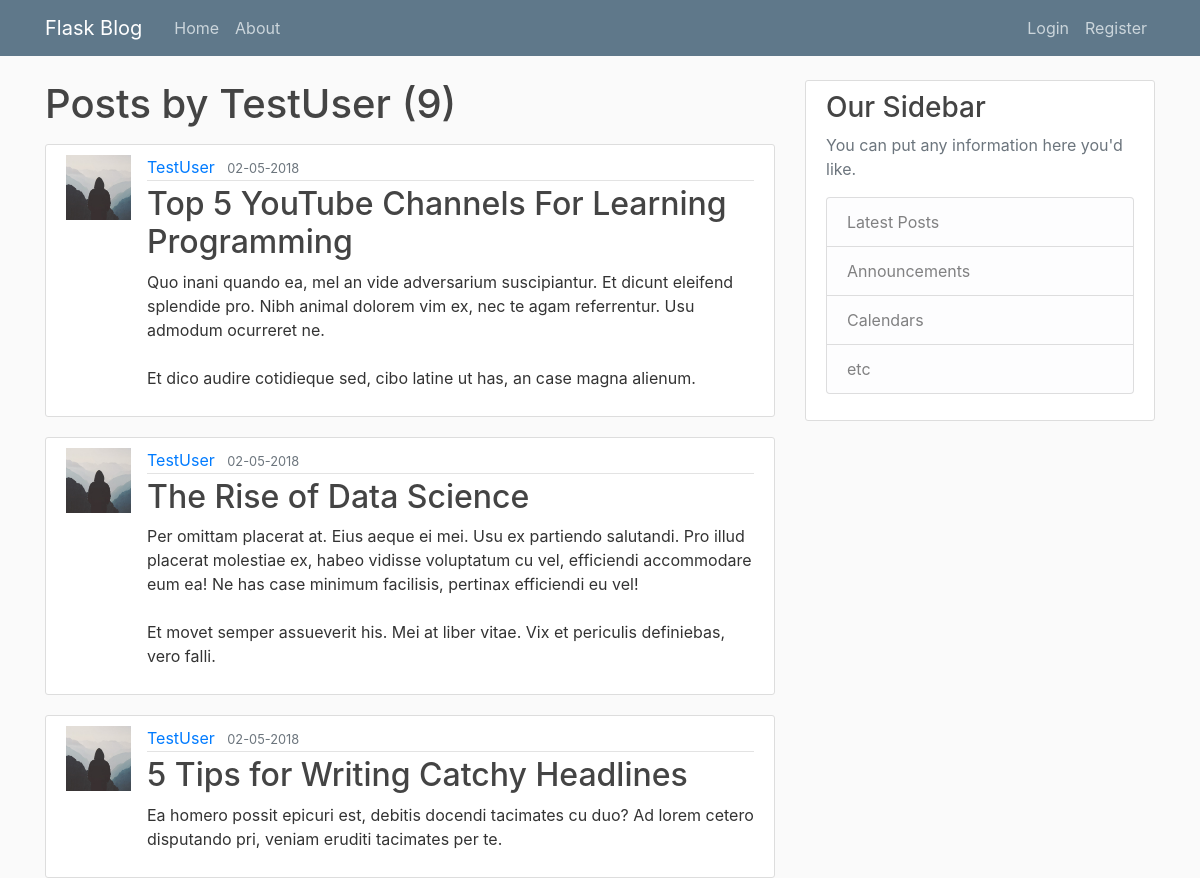
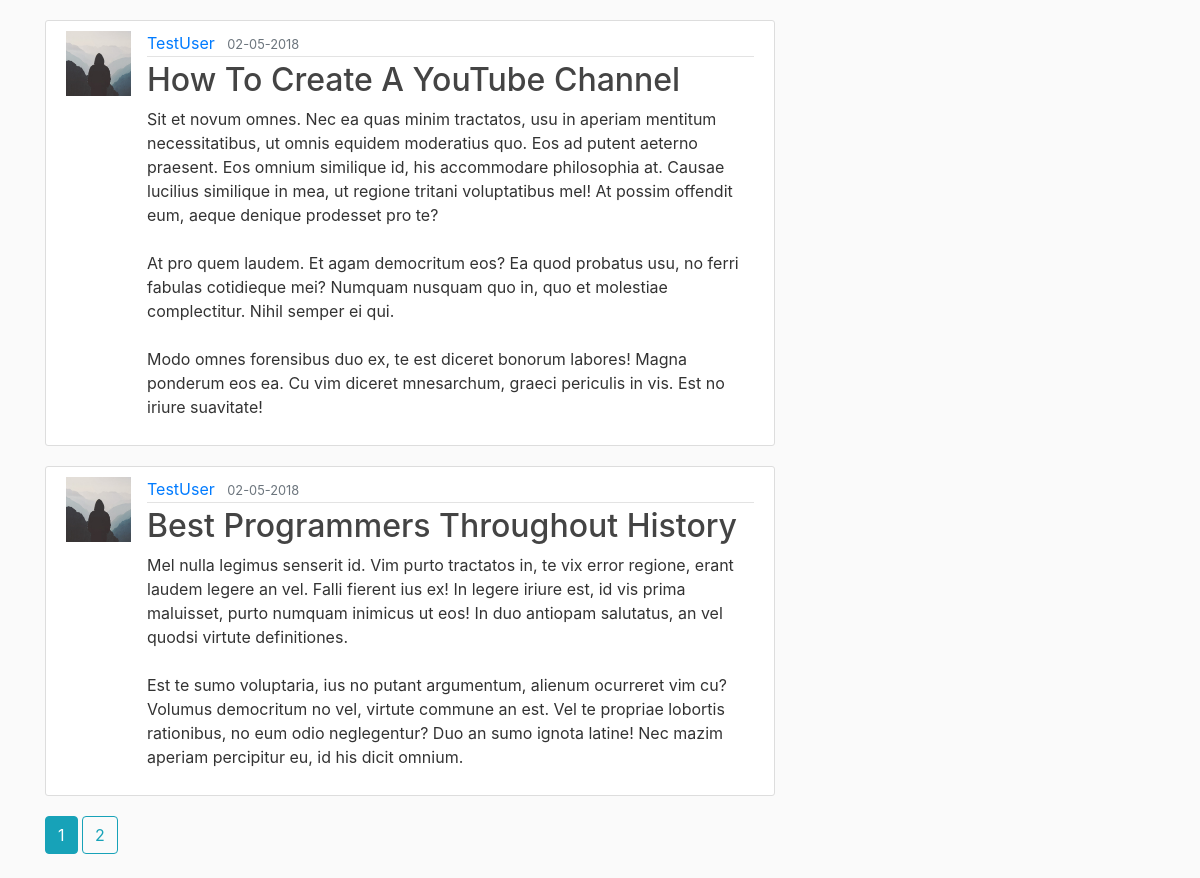
Page /user/TestUser on the committed database (2 pictures, top to bottom).
### flaskblog/models.py (models this page shows, shortened)
class User(db.Model, UserMixin):
    id = db.Column(db.Integer, primary_key=True)
    username = db.Column(db.String(20), unique=True, nullable=False)
    email = db.Column(db.String(120), unique=True, nullable=False)
    image_file = db.Column(db.String(20), nullable=False, default='default.jpg')
    password = db.Column(db.String(60), nullable=False)
    posts = db.relationship('Post', backref='author', lazy=True)

class Post(db.Model):
    id = db.Column(db.Integer, primary_key=True)
    title = db.Column(db.String(100), nullable=False)
    date_posted = db.Column(db.DateTime, nullable=False, default=datetime.utcnow)
    content = db.Column(db.Text, nullable=False)
    user_id = db.Column(db.Integer, db.ForeignKey('user.id'), nullable=False)

### flaskblog/users/routes.py (the view)
@users.route('/user/<string:username>')
def user_posts(username):
    page = request.args.get('page', 1, type=int)
    user = User.query.filter_by(username=username).first_or_404()
    posts = Post.query.filter_by(author=user) \
        .order_by(Post.date_posted.desc()) \
        .paginate(page=page, per_page=5)
    return render_template('user_posts.html', posts=posts, user=user)

### flaskblog/templates/user_posts.html
{% extends "layout.html" %}
{% block content %}
<h1 class="mb-3">Posts by {{ user.username }} ({{ posts.total }})</h1>
{% for post in posts.items %}
<article class="media content-section">
    <img src="{{ url_for('static', filename='profile_pics/' + post.author.image_file) }}" alt="profile picture"
        class="rouded-circle article-img">
    <div class="media-body">
        <div class="article-metadata">
            <a class="mr-2" href="{{ url_for('users.user_posts', username=post.author.username) }}">{{ post.author.username }}</a>
            <small class="text-muted">{{ post.date_posted.strftime('%d-%m-%Y') }}</small>
        </div>
        <h2><a class="article-title" href="{{ url_for('posts.post', post_id=post.id) }}">{{ post.title }}</a></h2>
        <p class="article-content">{{ post.content }}</p>
    </div>
</article>
{% endfor %}
{% for page_num in posts.iter_pages(left_edge=1, right_edge=1, left_current=2, right_current=2) %}
    {% if page_num %}
        {% if posts.page == page_num %}
            <a class="btn btn-info mb-4" href="{{ url_for('users.user_posts', username=user.username, page=page_num) }}">{{ page_num }}</a>
        {% else %}
            <a class="btn btn-outline-info mb-4" href="{{ url_for('users.user_posts', username=user.username, page=page_num) }}">{{ page_num }}</a>
        {% endif %}
    {% else %}
        ...
    {% endif %}
{% endfor %}
{% endblock content %}

### flaskblog/templates/layout.html (shortened to what this page needs)
<!DOCTYPE html>
<html>
<head>
    <link rel="stylesheet" href="https://maxcdn.bootstrapcdn.com/bootstrap/4.0.0/css/bootstrap.min.css"
>
    <link rel="stylesheet" type="text/css" href="{{ url_for('static', filename='main.css') }}">
</head>
<body>
    <header class="site-header">
        <nav class="navbar navbar-expand-md navbar-dark bg-steel fixed-top">
            <div class="container">
                <a class="navbar-brand mr-4" href="/">Flask Blog</a>
                <div class="collapse navbar-collapse" id="navbarToggle">
                    <div class="navbar-nav mr-auto">
                        <a class="nav-item nav-link" href="{{ url_for('main.home') }}">Home</a>
                        <a class="nav-item nav-link" href="{{ url_for('main.about') }}">About</a>
                    </div>
                    <div class="navbar-nav">
                        {% if current_user.is_authenticated %}
                            <a class="nav-item nav-link" href="{{ url_for('posts.new_post') }}">New Post</a>
                            <a class="nav-item nav-link" href="{{ url_for('users.account') }}">Account</a>
                            <a class="nav-item nav-link" href="{{ url_for('users.logout') }}">Logout</a>
                        {% else %}
                            <a class="nav-item nav-link" href="{{ url_for('users.login') }}">Login</a>
                            <a class="nav-item nav-link" href="{{ url_for('users.register') }}">Register</a>
                        {% endif %}
                    </div>
                </div>
            </div>
        </nav>
    </header>
    <main role="main" class="container">
        <div class="row">
            <div class="col-md-8">
                {% block content %}
                {% endblock %}
            </div>
            <div class="col-md-4">
                <div class="content-section">
                    <h3>Our Sidebar</h3>
                    <p class='text-muted'>You can put any information here you'd like.
                    <ul class="list-group">
                        <li class="list-group-item list-group-item-light">Latest Posts</li>
                        <li class="list-group-item list-group-item-light">Announcements</li>
                        <li class="list-group-item list-group-item-light">Calendars</li>
                        <li class="list-group-item list-group-item-light">etc</li>
                    </ul>
                    </p>
                </div>
            </div>
        </div>
    </main>
</body>
</html>

### flaskblog/static/main.css (style rules this page uses)
body { background: #fafafa; color: #333333; margin-top: 5rem; }
h1, h2, h3, h4, h5, h6 { color: #444444; }
.bg-steel { background-color: #5f788a; }
.site-header .navbar-nav .nav-link { color: #cbd5db; }
.content-section { background: #ffffff; padding: 10px 20px; border: 1px solid #dddddd; border-radius: 3px; margin-bottom: 20px; }
.article-title { color: #444444; }
.article-content { white-space: pre-line; }
.article-img { height: 65px; width: 65px; margin-right: 16px; }
.article-metadata { padding-bottom: 1px; margin-bottom: 4px; border-bottom: 1px solid #e3e3e3 }

### rows in the picture
User: username "TestUser"
Post: image_file (placeholder picture), author.username "TestUser", date_posted "02-05-2018", title "Top 5 YouTube Channels For Learning Programming", content "Quo inani quando ea, mel an vide adversarium suscipiantur. Et dicunt eleifend splendide pro. Nibh animal dolorem vim ex, nec te agam referrentur. Usu admodum ocurreret ne. Et dico audire cotidieque sed, cibo latine ut has, an case magna alienum."
Post: image_file (placeholder picture), author.username "TestUser", date_posted "02-05-2018", title "The Rise of Data Science", content "Per omittam placerat at. Eius aeque ei mei. Usu ex partiendo salutandi. Pro illud placerat molestiae ex, habeo vidisse voluptatum cu vel, efficiendi accommodare eum ea! Ne has case minimum facilisis, pertinax efficiendi eu vel! Et movet semper assueverit his. Mei at liber vitae. Vix et periculis definiebas, vero falli."
Post: image_file (placeholder picture), author.username "TestUser", date_posted "02-05-2018", title "5 Tips for Writing Catchy Headlines", content "Ea homero possit epicuri est, debitis docendi tacimates cu duo? Ad lorem cetero disputando pri, veniam eruditi tacimates per te."
Post: image_file (placeholder picture), author.username "TestUser", date_posted "02-05-2018", title "How To Create A YouTube Channel", content "Sit et novum omnes. Nec ea quas minim tractatos, usu in aperiam mentitum necessitatibus, ut omnis equidem moderatius quo. Eos ad putent aeterno praesent. Eos omnium similique id, his accommodare philosophia at. Causae lucilius similique in mea, ut regione tritani voluptatibus mel! At possim offendit eum, aeque denique prodesset pro te? At pro quem laudem. Et agam democritum eos? Ea quod probatus usu, no ferri fabulas cotidieque mei? Numquam nusquam quo in, quo et molestiae complectitur. Nihil semper ei qui. Modo omnes forensibus duo ex, te est diceret bonorum labores! Magna ponderum eos ea. Cu vim diceret mnesarchum, graeci periculis in vis. Est no iriure suavitate!"
Post: image_file (placeholder picture), author.username "TestUser", date_posted "02-05-2018", title "Best Programmers Throughout History", content "Mel nulla legimus senserit id. Vim purto tractatos in, te vix error regione, erant laudem legere an vel. Falli fierent ius ex! In legere iriure est, id vis prima maluisset, purto numquam inimicus ut eos! In duo antiopam salutatus, an vel quodsi virtute definitiones. Est te sumo voluptaria, ius no putant argumentum, alienum ocurreret vim cu? Volumus democritum no vel, virtute commune an est. Vel te propriae lobortis rationibus, no eum odio neglegentur? Duo an sumo ignota latine! Nec mazim aperiam percipitur eu, id his dicit omnium."

### other values in the picture
{{ posts.total }} "9"
{{ page_num }} "1"
{{ page_num }} "2"
